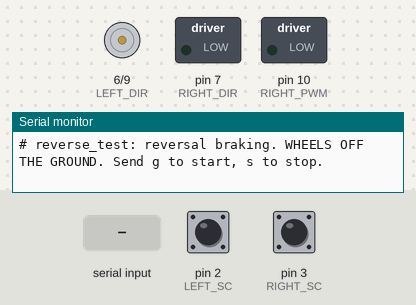
Simulated run of this sketch. Board: Arduino Mega 2560, built with avr-gcc and run on an emulated ATmega2560. Parts: direction and speed pins drawn as motors (green arrow = direction pin HIGH = forward, orange = LOW = backward, longer = more drive), switched loads named in the sketch (green lamp = pin HIGH), the last lines printed to the serial monitor. The inputs (shaded band) are chosen by the test bench; at power-on: pin 2 (LEFT_SC) LOW, pin 3 (RIGHT_SC) LOW.

Above: at 1.2 s.
1.3 s: "g\n" received over Serial
At 2.2 s:
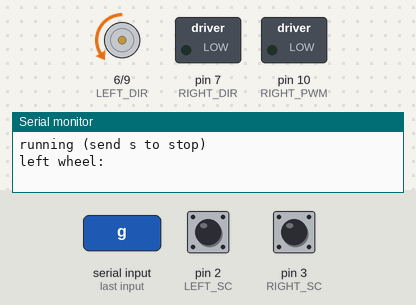
Timing chart, 0 to 4.6 s (numbered marks = the images above; inputs shaded):
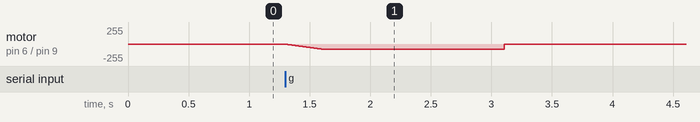

The sketch:

reverse_test.ino
```cpp
// Reversal braking test: can the ZS-X11H brake a spinning wheel by reversing it? WHEELS OFF THE GROUND.
//
// Separate test sketch (the balance firmware is not changed). Same pins as balance_bot_atmega on the Mega with
// SWAP_LEFT_RIGHT 1:
//   left  wheel: throttle D9,  DIR D6, speed pulse (SC) D2      right wheel: throttle D10, DIR D7, SC D3
//
// For each wheel: spin forward at SPIN_DUTY, then
//   coast:          throttle 0, the wheel freewheels (what happens now on the robot above 3 rad/s)
//   reverse x %:    throttle 0, DIR flipped after DIR_HOLD_MS, throttle x % backwards until the wheel has stopped
// and print how long the wheel takes to reach half speed and to stop. The balance firmware currently refuses to
// reverse above 3 rad/s; if reversing stops the wheel much faster than coasting (and the driver does not cut out,
// beep or get hot), that limit can be raised and the robot gets real braking.
//
// Serial Monitor 115200 baud (or: python3 -m serial.tools.miniterm /dev/ttyUSB0 115200), send "g" to start, "s" stops.
// Reflash balance_bot_atmega afterwards.

const uint8_t LEFT_PWM = 9, LEFT_DIR = 6, LEFT_SC = 2;
const uint8_t RIGHT_PWM = 10, RIGHT_DIR = 7, RIGHT_SC = 3;
const bool LEFT_FORWARD_LEVEL = LOW;    // balance_bot_atmega: LEFT_MOTOR_INVERT true  -> forward = DIR low
const bool RIGHT_FORWARD_LEVEL = HIGH;  // RIGHT_MOTOR_INVERT false -> forward = DIR high

const float COUNTS_PER_REV = 90.0f;     // SC edges per wheel turn (both edges counted)
const float SPIN_DUTY = 0.30f;          // ~20 rad/s in the air
const float REVERSE_DUTIES[] = {0.05f, 0.10f, 0.15f, 0.20f};
const uint16_t DIR_HOLD_MS = 5;         // throttle off before DIR flips
const uint16_t STOP_RAD_S = 1;          // "stopped" below this
const uint16_t MAX_BRAKE_MS = 800;      // give up (throttle off) after this

volatile uint32_t lastEdgeUs[2], prevEdgeUs[2], edges[2];
void onLeft() { prevEdgeUs[0] = lastEdgeUs[0]; lastEdgeUs[0] = micros(); edges[0]++; }
void onRight() { prevEdgeUs[1] = lastEdgeUs[1]; lastEdgeUs[1] = micros(); edges[1]++; }

bool stopRequested() {
  while (Serial.available()) {
    if (Serial.read() == 's') return true;
  }
  return false;
}

// wheel speed [rad/s, no sign] from the time between the last two speed pulses; 0 when none for 50 ms
float speed(uint8_t w) {
  noInterrupts();
  uint32_t last = lastEdgeUs[w], prev = prevEdgeUs[w];
  interrupts();
  uint32_t now = micros();
  if (now - last > 50000UL || last == prev) return 0.0f;
  uint32_t period = last - prev;
  if (now - last > period) period = now - last;  // slowing down: the next edge is already late
  return 2.0f * PI / (COUNTS_PER_REV * period * 1e-6f);
}

void drive(uint8_t w, float duty) {  // duty > 0 forward, < 0 backward, |duty| <= 1
  uint8_t pwm = w == 0 ? LEFT_PWM : RIGHT_PWM, dir = w == 0 ? LEFT_DIR : RIGHT_DIR;
  bool fwd = w == 0 ? LEFT_FORWARD_LEVEL : RIGHT_FORWARD_LEVEL;
  digitalWrite(dir, duty >= 0.0f ? fwd : !fwd);
  analogWrite(pwm, (uint8_t)(fabs(duty) * 255.0f + 0.5f));
}

void allOff() {
  analogWrite(LEFT_PWM, 0);
  analogWrite(RIGHT_PWM, 0);
}

// spin up gently, hold, return the steady speed (0 = aborted / did not spin)
float spinUp(uint8_t w) {
  for (int i = 1; i <= 30; i++) {  // 0 -> SPIN_DUTY in 0.3 s
    drive(w, SPIN_DUTY * i / 30.0f);
    delay(10);
    if (stopRequested()) return 0.0f;
  }
  float sum = 0.0f;
  for (int i = 0; i < 150; i++) {  // 1.5 s, average the last 0.5 s
    delay(10);
    if (i >= 100) sum += speed(w);
    if (stopRequested()) return 0.0f;
  }
  return sum / 50.0f;
}

// one trial: reverse duty 0 = coast. Prints speeds every 50 ms, time to half speed and to stop.
bool trial(uint8_t w, float reverseDuty) {
  float v0 = spinUp(w);
  if (v0 < 3.0f) {
    allOff();
    Serial.println(v0 == 0.0f ? F("  stopped") : F("  wheel did not spin up (no speed pulses?)"));
    return false;
  }
  analogWrite(w == 0 ? LEFT_PWM : RIGHT_PWM, 0);
  uint32_t t0 = millis();
  if (reverseDuty > 0.0f) {
    delay(DIR_HOLD_MS);
    drive(w, -reverseDuty);
  }
  int32_t halfMs = -1, stopMs = -1;
  char line[160];
  uint8_t len = 0;
  uint32_t nextPrint = 50;
  while (millis() - t0 < MAX_BRAKE_MS) {
    uint32_t t = millis() - t0;
    float v = speed(w);
    if (halfMs < 0 && v <= 0.5f * v0) halfMs = t;
    if (v < STOP_RAD_S && t > DIR_HOLD_MS + 5) {  // stopped: throttle off before it spins up backwards
      stopMs = t;
      break;
    }
    if (t >= nextPrint && len < sizeof(line) - 8) {
      len += snprintf(line + len, sizeof(line) - len, " %4d", (int)(v + 0.5f));
      nextPrint += 50;
    }
    if (stopRequested()) break;
  }
  allOff();
  Serial.print(reverseDuty > 0.0f ? F("  reverse ") : F("  coast      "));
  if (reverseDuty > 0.0f) {
    Serial.print((int)(reverseDuty * 100 + 0.5f));
    Serial.print(F(" %: "));
  } else {
    Serial.print(F(": "));
  }
  Serial.print(F("from "));
  Serial.print(v0, 1);
  Serial.print(F(" rad/s, half speed after "));
  if (halfMs >= 0) Serial.print(halfMs); else Serial.print(F(">800"));
  Serial.print(F(" ms, stopped after "));
  if (stopMs >= 0) Serial.print(stopMs); else Serial.print(F(">800"));
  Serial.print(F(" ms | rad/s every 50 ms:"));
  Serial.println(line);
  delay(1500);  // let it come to rest
  return true;
}

void runTest() {
  const char* names[2] = {"left", "right"};
  for (uint8_t w = 0; w < 2; w++) {
    Serial.print(F("\n"));
    Serial.print(names[w]);
    Serial.println(F(" wheel:"));
    if (!trial(w, 0.0f)) return;
    for (float d : REVERSE_DUTIES) {
      if (!trial(w, d)) return;
    }
  }
  Serial.println(F("\ndone. Paste this to Claude. Did a driver cut out, beep, or get hot during the reverse runs?"));
}

void setup() {
  pinMode(LEFT_PWM, OUTPUT);
  pinMode(RIGHT_PWM, OUTPUT);
  pinMode(LEFT_DIR, OUTPUT);
  pinMode(RIGHT_DIR, OUTPUT);
  allOff();
  pinMode(LEFT_SC, INPUT);
  pinMode(RIGHT_SC, INPUT);
  attachInterrupt(digitalPinToInterrupt(LEFT_SC), onLeft, CHANGE);
  attachInterrupt(digitalPinToInterrupt(RIGHT_SC), onRight, CHANGE);
  Serial.begin(115200);
  Serial.println(F("# reverse_test: reversal braking. WHEELS OFF THE GROUND. Send g to start, s to stop."));
}

void loop() {
  if (Serial.available() && Serial.read() == 'g') {
    Serial.println(F("running (send s to stop)"));
    runTest();
    allOff();
    Serial.println(F("send g to run again"));
  }
}
```
